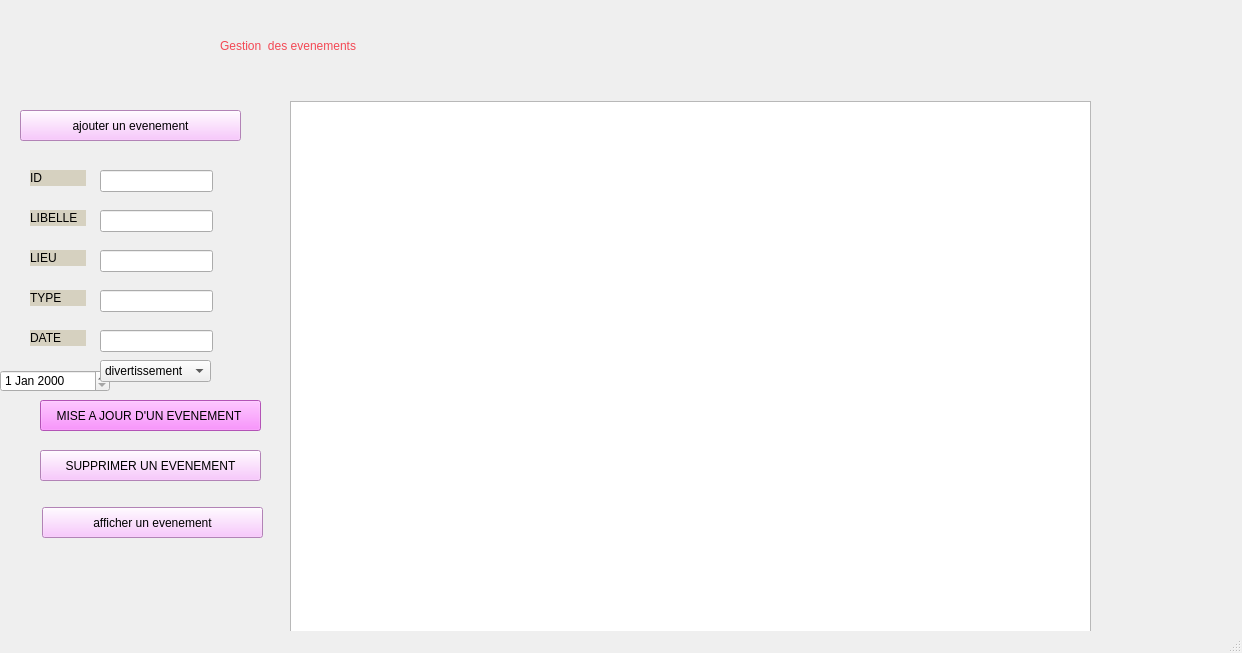
<?xml version="1.0" encoding="UTF-8"?>
<ui version="4.0">
 <class>MainWindow</class>
 <widget class="QMainWindow" name="MainWindow">
  <property name="geometry">
   <rect>
    <x>0</x>
    <y>0</y>
    <width>1242</width>
    <height>653</height>
   </rect>
  </property>
  <property name="windowTitle">
   <string>MainWindow</string>
  </property>
  <widget class="QWidget" name="centralwidget">
   <widget class="QLabel" name="label">
    <property name="geometry">
     <rect>
      <x>0</x>
      <y>10</y>
      <width>1301</width>
      <height>661</height>
     </rect>
    </property>
    <property name="text">
     <string/>
    </property>
    <property name="pixmap">
     <pixmap>C:/Users/21692/Downloads/BG QT.jpg</pixmap>
    </property>
   </widget>
   <widget class="QLabel" name="label_2">
    <property name="geometry">
     <rect>
      <x>220</x>
      <y>0</y>
      <width>451</width>
      <height>91</height>
     </rect>
    </property>
    <property name="styleSheet">
     <string notr="true">font: 18pt &quot;Courier New&quot;;

color: rgb(243, 72, 84);</string>
    </property>
    <property name="text">
     <string>Gestion  des evenements</string>
    </property>
   </widget>
   <widget class="QLabel" name="label_id">
    <property name="geometry">
     <rect>
      <x>30</x>
      <y>170</y>
      <width>56</width>
      <height>16</height>
     </rect>
    </property>
    <property name="styleSheet">
     <string notr="true">background-color: rgb(214, 209, 192);
font: 75 9pt &quot;MS Shell Dlg 2&quot;;</string>
    </property>
    <property name="text">
     <string>ID</string>
    </property>
   </widget>
   <widget class="QLabel" name="label_libelle">
    <property name="geometry">
     <rect>
      <x>30</x>
      <y>210</y>
      <width>56</width>
      <height>16</height>
     </rect>
    </property>
    <property name="styleSheet">
     <string notr="true">background-color: rgb(214, 209, 192);
font: 75 9pt &quot;MS Shell Dlg 2&quot;;</string>
    </property>
    <property name="text">
     <string>LIBELLE</string>
    </property>
   </widget>
   <widget class="QLabel" name="label_lieu">
    <property name="geometry">
     <rect>
      <x>30</x>
      <y>250</y>
      <width>56</width>
      <height>16</height>
     </rect>
    </property>
    <property name="styleSheet">
     <string notr="true">background-color: rgb(214, 209, 192);
font: 75 9pt &quot;MS Shell Dlg 2&quot;;</string>
    </property>
    <property name="text">
     <string>LIEU</string>
    </property>
   </widget>
   <widget class="QLabel" name="label_type">
    <property name="geometry">
     <rect>
      <x>30</x>
      <y>290</y>
      <width>56</width>
      <height>16</height>
     </rect>
    </property>
    <property name="styleSheet">
     <string notr="true">background-color: rgb(214, 209, 192);
font: 75 9pt &quot;MS Shell Dlg 2&quot;;
</string>
    </property>
    <property name="text">
     <string>TYPE </string>
    </property>
   </widget>
   <widget class="QLineEdit" name="line_id">
    <property name="geometry">
     <rect>
      <x>100</x>
      <y>170</y>
      <width>113</width>
      <height>22</height>
     </rect>
    </property>
   </widget>
   <widget class="QLabel" name="label_date">
    <property name="geometry">
     <rect>
      <x>30</x>
      <y>330</y>
      <width>56</width>
      <height>16</height>
     </rect>
    </property>
    <property name="styleSheet">
     <string notr="true">background-color: rgb(214, 209, 192);
font: 75 9pt &quot;MS Shell Dlg 2&quot;;</string>
    </property>
    <property name="text">
     <string>DATE</string>
    </property>
   </widget>
   <widget class="QLineEdit" name="line_libelle">
    <property name="geometry">
     <rect>
      <x>100</x>
      <y>210</y>
      <width>113</width>
      <height>22</height>
     </rect>
    </property>
   </widget>
   <widget class="QDateEdit" name="dateEdit">
    <property name="geometry">
     <rect>
      <x>0</x>
      <y>370</y>
      <width>110</width>
      <height>22</height>
     </rect>
    </property>
   </widget>
   <widget class="QLineEdit" name="line_lieu">
    <property name="geometry">
     <rect>
      <x>100</x>
      <y>250</y>
      <width>113</width>
      <height>22</height>
     </rect>
    </property>
   </widget>
   <widget class="QComboBox" name="comboBox_type">
    <property name="geometry">
     <rect>
      <x>100</x>
      <y>360</y>
      <width>111</width>
      <height>22</height>
     </rect>
    </property>
    <item>
     <property name="text">
      <string>divertissement </string>
     </property>
    </item>
    <item>
     <property name="text">
      <string>culturel</string>
     </property>
    </item>
   </widget>
   <widget class="QTableWidget" name="tableview">
    <property name="geometry">
     <rect>
      <x>330</x>
      <y>250</y>
      <width>681</width>
      <height>181</height>
     </rect>
    </property>
    <row>
     <property name="text">
      <string/>
     </property>
    </row>
    <row>
     <property name="text">
      <string>1</string>
     </property>
    </row>
    <row>
     <property name="text">
      <string>2</string>
     </property>
    </row>
    <row>
     <property name="text">
      <string>3</string>
     </property>
    </row>
    <row>
     <property name="text">
      <string>4</string>
     </property>
    </row>
    <column>
     <property name="text">
      <string>ID</string>
     </property>
    </column>
    <column>
     <property name="text">
      <string>LIBELLE</string>
     </property>
    </column>
    <column>
     <property name="text">
      <string>LIEU</string>
     </property>
    </column>
    <column>
     <property name="text">
      <string>TYPE</string>
     </property>
    </column>
    <column>
     <property name="text">
      <string>DATE</string>
     </property>
    </column>
   </widget>
   <widget class="QPushButton" name="pushButton_modif">
    <property name="geometry">
     <rect>
      <x>40</x>
      <y>400</y>
      <width>221</width>
      <height>31</height>
     </rect>
    </property>
    <property name="styleSheet">
     <string notr="true">
background-color: rgb(251, 116, 255);</string>
    </property>
    <property name="text">
     <string>MISE A JOUR D'UN EVENEMENT </string>
    </property>
   </widget>
   <widget class="QPushButton" name="pushButton_2">
    <property name="geometry">
     <rect>
      <x>710</x>
      <y>450</y>
      <width>161</width>
      <height>28</height>
     </rect>
    </property>
    <property name="styleSheet">
     <string notr="true">background-color: rgb(255, 96, 99);</string>
    </property>
    <property name="text">
     <string>IMPRIMER CETTE LISTE </string>
    </property>
   </widget>
   <widget class="QPushButton" name="pushButton_supp">
    <property name="geometry">
     <rect>
      <x>40</x>
      <y>450</y>
      <width>221</width>
      <height>31</height>
     </rect>
    </property>
    <property name="styleSheet">
     <string notr="true">
background-color: rgb(249, 183, 255);</string>
    </property>
    <property name="text">
     <string>SUPPRIMER UN EVENEMENT</string>
    </property>
   </widget>
   <widget class="QLabel" name="label_10">
    <property name="geometry">
     <rect>
      <x>625</x>
      <y>180</y>
      <width>91</width>
      <height>20</height>
     </rect>
    </property>
    <property name="text">
     <string>RECHERCHER :</string>
    </property>
   </widget>
   <widget class="QLineEdit" name="lineEdit_4">
    <property name="geometry">
     <rect>
      <x>730</x>
      <y>180</y>
      <width>113</width>
      <height>22</height>
     </rect>
    </property>
   </widget>
   <widget class="QLabel" name="label_11">
    <property name="geometry">
     <rect>
      <x>370</x>
      <y>190</y>
      <width>81</width>
      <height>16</height>
     </rect>
    </property>
    <property name="text">
     <string>TRIER PAR :</string>
    </property>
   </widget>
   <widget class="QCheckBox" name="checkBox">
    <property name="geometry">
     <rect>
      <x>450</x>
      <y>190</y>
      <width>83</width>
      <height>20</height>
     </rect>
    </property>
    <property name="text">
     <string>LIBELLE</string>
    </property>
   </widget>
   <widget class="QCheckBox" name="checkBox_2">
    <property name="geometry">
     <rect>
      <x>450</x>
      <y>210</y>
      <width>83</width>
      <height>20</height>
     </rect>
    </property>
    <property name="text">
     <string>ID</string>
    </property>
   </widget>
   <widget class="QTableView" name="event">
    <property name="geometry">
     <rect>
      <x>290</x>
      <y>101</y>
      <width>801</width>
      <height>531</height>
     </rect>
    </property>
   </widget>
   <widget class="QPushButton" name="pushButton_afficher">
    <property name="geometry">
     <rect>
      <x>42</x>
      <y>507</y>
      <width>221</width>
      <height>31</height>
     </rect>
    </property>
    <property name="styleSheet">
     <string notr="true">background-color: rgb(249, 183, 255);</string>
    </property>
    <property name="text">
     <string>afficher un evenement</string>
    </property>
   </widget>
   <widget class="QPushButton" name="pushButton">
    <property name="geometry">
     <rect>
      <x>20</x>
      <y>110</y>
      <width>221</width>
      <height>31</height>
     </rect>
    </property>
    <property name="styleSheet">
     <string notr="true">background-color: rgb(249, 183, 255);</string>
    </property>
    <property name="text">
     <string>ajouter un evenement</string>
    </property>
   </widget>
   <widget class="QLineEdit" name="line_type">
    <property name="geometry">
     <rect>
      <x>100</x>
      <y>290</y>
      <width>113</width>
      <height>22</height>
     </rect>
    </property>
   </widget>
   <widget class="QLineEdit" name="linedate">
    <property name="geometry">
     <rect>
      <x>100</x>
      <y>330</y>
      <width>113</width>
      <height>22</height>
     </rect>
    </property>
   </widget>
  </widget>
  <widget class="QMenuBar" name="menubar">
   <property name="geometry">
    <rect>
     <x>0</x>
     <y>0</y>
     <width>1242</width>
     <height>26</height>
    </rect>
   </property>
  </widget>
  <widget class="QStatusBar" name="statusbar"/>
 </widget>
 <resources/>
 <connections/>
</ui>
